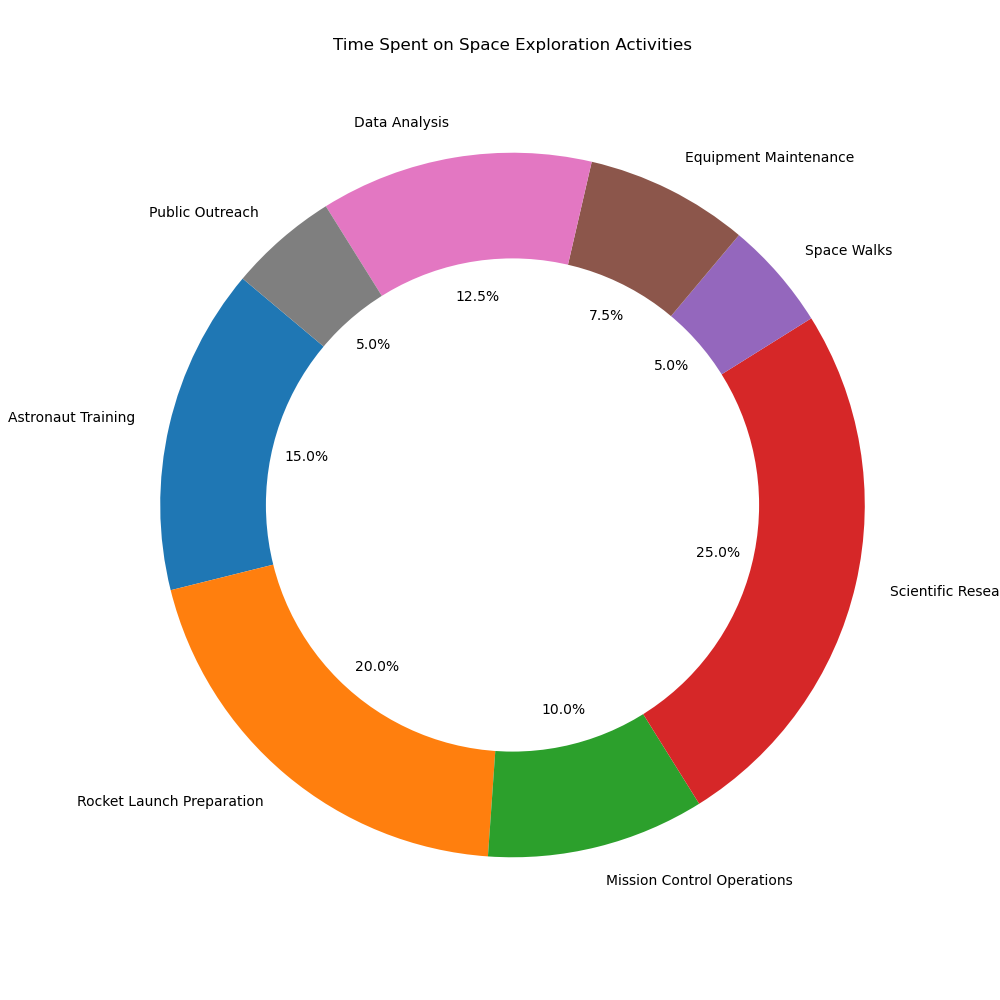

Reproduce this figure in Python.

import matplotlib.pyplot as plt

# Data to plot
categories = ['Astronaut Training', 'Rocket Launch Preparation', 'Mission Control Operations', 'Scientific Research', 'Space Walks', 'Equipment Maintenance', 'Data Analysis', 'Public Outreach']
time_spent = [3, 4, 2, 5, 1, 1.5, 2.5, 1]
colors = ['#1f77b4', '#ff7f0e', '#2ca02c', '#d62728', '#9467bd', '#8c564b', '#e377c2', '#7f7f7f']

# Plot pie chart
plt.figure(figsize=(10, 10))
plt.pie(time_spent, labels=categories, colors=colors, autopct='%1.1f%%', startangle=140)

# Draw a circle at the center of pie to make it look like a donut
centre_circle = plt.Circle((0,0),0.70,fc='white')
fig = plt.gcf()
fig.gca().add_artist(centre_circle)

# Equal aspect ratio ensures that pie is drawn as a circle.
plt.axis('equal')

plt.title('Time Spent on Space Exploration Activities', y=1.08)
plt.show()
